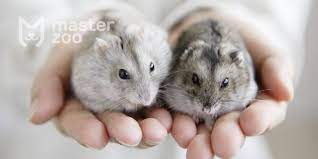
#> input picture input.jpg, 318 x 159 px
$ python mashtab.py
#> lines starting #> are read from the running program, lines starting #| are printed output that depends on the picture
import cv2
import numpy as np
from PIL import ImageFont, ImageDraw, Image

ROTATE_ANGLE = 345
SCALE_FACTOR = 1.6
FONT_PATH = "arial.ttf"

img = cv2.imread('input.jpg')
#> img is the input picture: shape (159, 318, 3); mean B, G, R 167.2, 171.4, 182
if img is None:
    print(" Кескін табылмады. 'input.jpg' файлы бір папкада бар екенін тексер.")
    exit()

original_img = img.copy()

def rotate_image(image, angle):
    (h, w) = image.shape[:2]
    center = (w // 2, h // 2)
    M = cv2.getRotationMatrix2D(center, angle, 1.0)
    return cv2.warpAffine(image, M, (w, h))

def scale_image(image, scale):
    width = int(image.shape[1] * scale)
    height = int(image.shape[0] * scale)
    return cv2.resize(image, (width, height), interpolation=cv2.INTER_LINEAR)

def draw_buttons_with_unicode(image):
    btn_img = image.copy()

    cv2.rectangle(btn_img, (10, 10), (160, 60), (180, 105, 255), -1)
    cv2.rectangle(btn_img, (180, 10), (360, 60), (255, 200, 150), -1)
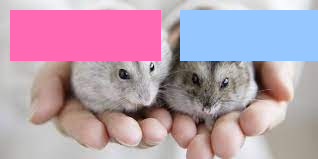
#> btn_img: shape (159, 318, 3); mean B, G, R 175.3, 159.4, 184.4

    pil_img = Image.fromarray(cv2.cvtColor(btn_img, cv2.COLOR_BGR2RGB))
    draw = ImageDraw.Draw(pil_img)

    try:
        font = ImageFont.truetype(FONT_PATH, 24)
    except:
        print(" Шрифт табылмады. Arial.ttf немесе басқа Unicode шрифт жүктеп, файлмен бірге сақта.")
        exit()

    draw.text((25, 18), "Бұру", font=font, fill=(0, 0, 0))
    draw.text((195, 18), "Масштабтау", font=font, fill=(0, 0, 0))

    return cv2.cvtColor(np.array(pil_img), cv2.COLOR_RGB2BGR)
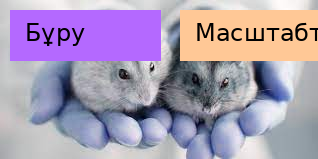
#> returned value: shape (159, 318, 3); mean R, G, B 170.8, 156.1, 180.8

def on_mouse(event, x, y, flags, param):
    global img
    if event == cv2.EVENT_LBUTTONDOWN:
        if 10 <= x <= 160 and 10 <= y <= 60:
            img = rotate_image(img, ROTATE_ANGLE)
            img = draw_buttons_with_unicode(img)
            cv2.imshow('Кескін', img)
        elif 180 <= x <= 360 and 10 <= y <= 60:
            img = scale_image(img, SCALE_FACTOR)
            img = draw_buttons_with_unicode(img)
            cv2.imshow('Кескін', img)

img = draw_buttons_with_unicode(img)

cv2.imshow('Кескін', img)
cv2.setMouseCallback('Кескін', on_mouse)

while True:
    key = cv2.waitKey(1) & 0xFF
#> (key Esc is pressed here)
    if key == 27:
        break

cv2.destroyAllWindows()
